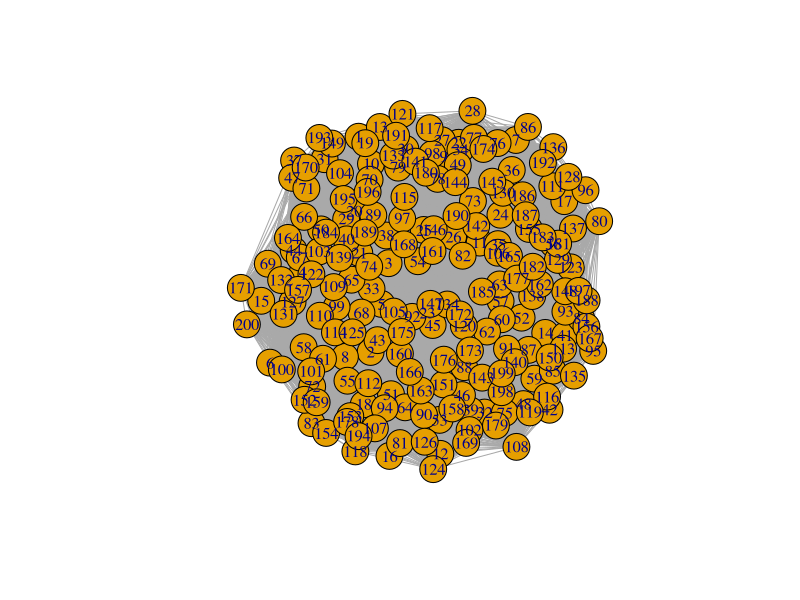
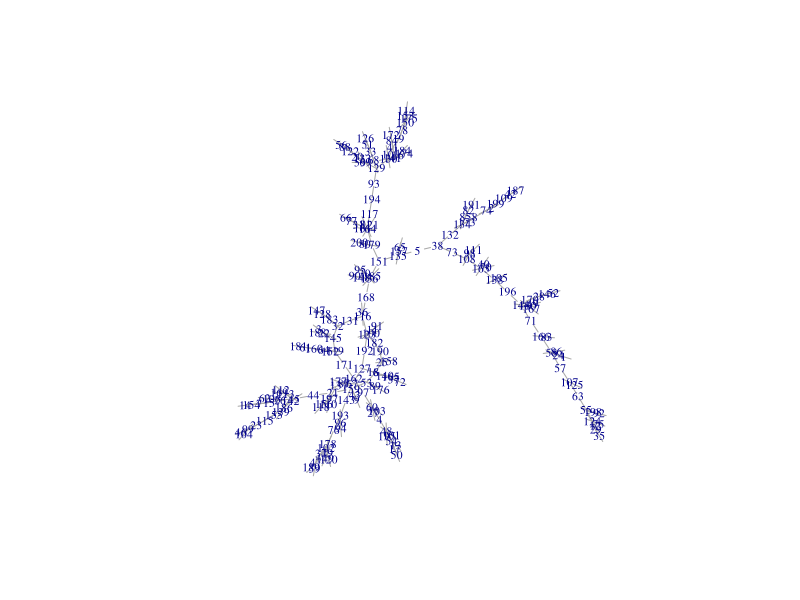

Source code (R) for these figures, in order:
# Hecho con gusto por Leislie Rocio Manjarrez Olmos (UAEH)

# T1_04_REDES COMPLEJAS(1) - Vision de redes complejas - Parte 1

# Objetivo: Estimar el Maximum Spanning Tree -arbol de expansion maxima- (asegurar una vision clara del espacio-producto)
# Red troncal: Estructura general de la red: vamos a poder ver redes complejas

# Regla 1: mantener n-1 conexiones como maximo
# Regla 2: Quitar las conexiones con el peso mas bajo, nos vamos quedar con las del peso maximo (menos conexiones)
# Regla 3: No crear nodos aislados
# ------------------------------------------------------------------------------------------------------
# En este ejercicio vamos a:
# 1. Usar un matriz hipotetica de datos
# 2. Graficar sus proximos adyacentes


##################################################################
# practica 3: Vision clara del espacio-producto: CASO HIPOTETICO #
##################################################################

# 1)La visualizacion del espacio - producto sea una red conectada: evitar islas de productos aislados. 
# 2)PROBLEMA: tratar de visualizar demasiados enlaces puede crear una complejidad visual innecesaria 
# donde se obstruiran las conexiones mas relevantes.
# Calculamos el arbol de expansion maxima (MST) de la matriz de proximidad. 
# MST es el conjunto de enlaces que conecta todos los nodos de la red utilizando un numero minimo de conexiones
# y la suma maxima posible de proximidades. 
# Calculamos el MST usando el algoritmo de Kruskal: Basicamente, el algoritmo clasifica los valores de la matriz
# de proximidad en orden descendente y luego incluye enlaces en el MST si y solo si conectan un producto aislado. 
# Por definicion, el MST incluye todos los productos, pero el numero de enlaces es el minimo posible.
# Despues de seleccionar los enlaces utilizando los criterios mencionados anteriormente, 
# construimos una visualizacion utilizando un algoritmo de dise?o dirigido por la fuerza. 


# Primero crear una matriz aleatoria de 200*200
M <- matrix(runif(200*200, min=0, max=100), ncol=200)
diag(M)<-0
head (M[,1:6])
dim (M)

# Llamar la libreria para graficar la matriz anterior
library (igraph)

# Comando para graficar la matriz anterior, obteniendo un grafico saturado por lo cual se usa el MST
# igraph calcula el arbol de expansion minima
g <- graph.adjacency(M, mode="undirected", weighted =TRUE)
plot (g)

# Transformamos la matriz en NEGATIVA para identificar los maximos
M <- -M
head (M[,1:6])

# Grafica nueva red con la matriz negativa, ver el espacio-producto, tecnologico 
g <- graph.adjacency(M, mode="undirected", weighted =TRUE)
MST <- minimum.spanning.tree(g)
plot(MST, vertex.shape="none", vertex.label.cex=.7)

# matriz de adyacencias (nuevo relacionamiento)
# ver las aristas que hay entre los nodos
A <- get.adjacency(MST, sparse = F)

# VER LAS ARISTAS(PESOS)
head(A)

# Exportar el grafico en gml
write.graph(MST, file = "g.gml", format = "gml")

# Exportar resultados para cytoscape o gephi
write.csv(A, file="Adyacentes.csv")